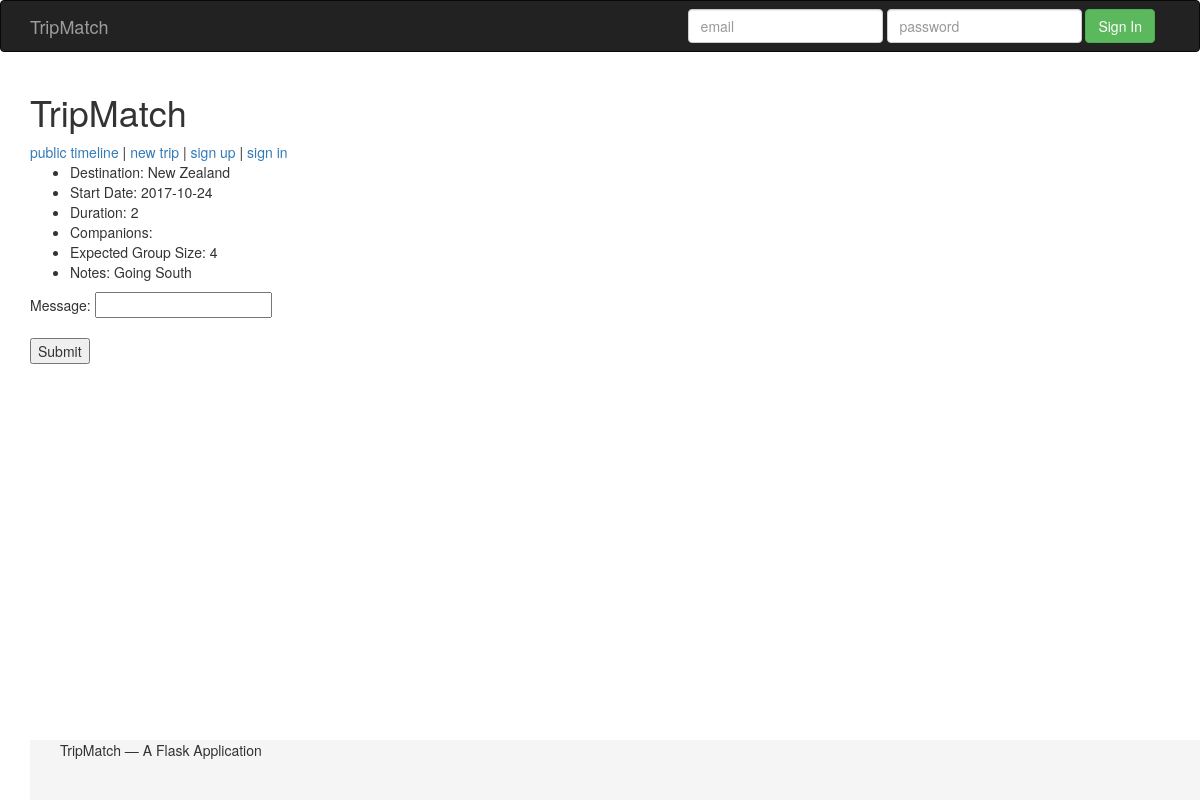
Before: /trip_detail/1 with the older database file.
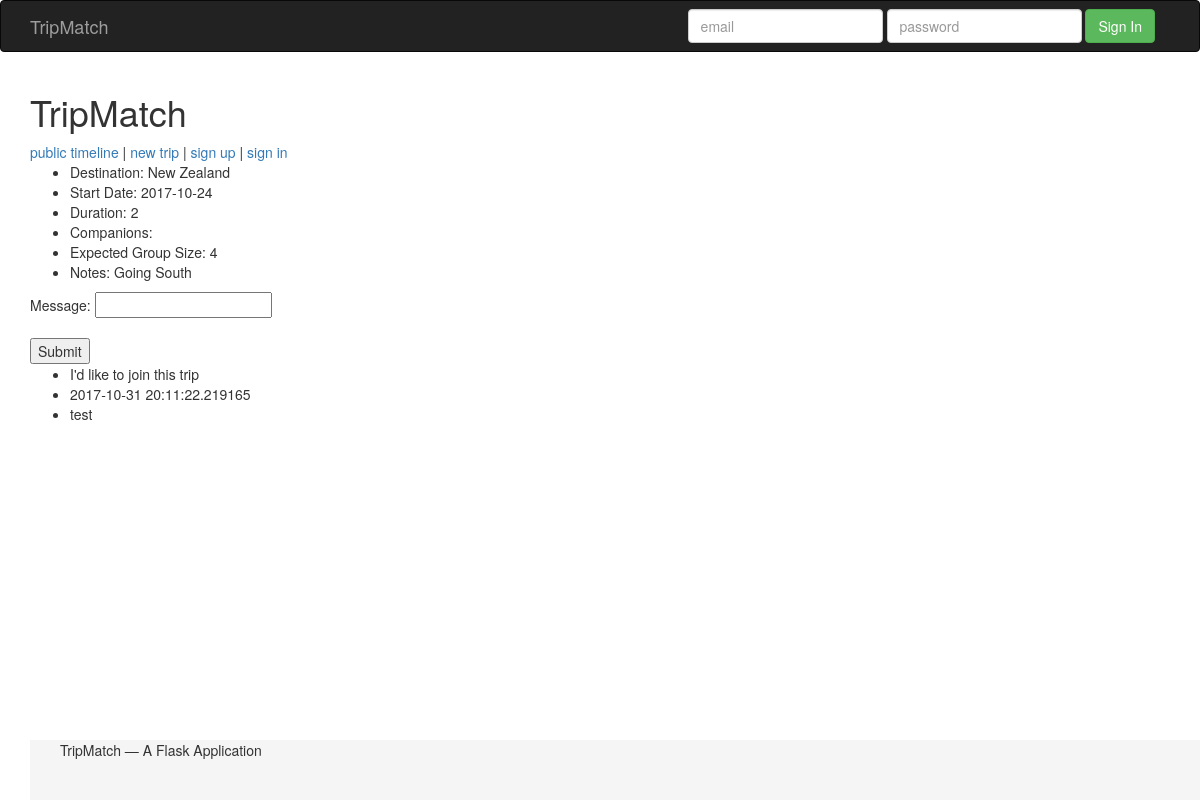
After: the same page with the newer database file.
### tripmatch/tripmatch_model.py (models this page shows, shortened)
class Destinations(Base):
    __tablename__ = 'destinations'
    id = Column(Integer, primary_key=True)
    destination = Column(String, nullable=False)
    trip_details = relationship('TripDetails', back_populates='destinations')

class TripDetails(Base):
    __tablename__ = 'trip_details'
    id = Column(Integer, primary_key=True)
    user_id = Column(Integer, ForeignKey('users.id'))
    destination_id = Column(Integer, ForeignKey('destinations.id'))
    duration = Column(String, nullable=True)
    date_start = Column(String, nullable=False)
    companions = Column(Integer, nullable=False)
    city_takeoff = Column(String, nullable=True)
    expected_group_size = Column(Integer, nullable=True)
    notes = Column(String, nullable=True)
    date_create = Column(String, nullable=False)
    users = relationship('Users', back_populates='trip_details')
    destinations = relationship('Destinations', back_populates='trip_details')
    waitinglist = relationship('Waitinglist', back_populates='trip_details')

class Waitinglist(Base):
    __tablename__ = 'waitinglist'
    id = Column(Integer, primary_key=True)
    user_id = Column(Integer, ForeignKey('users.id'))
    trip_id = Column(Integer, ForeignKey('trip_details.id'))
    text = Column(String, nullable=False)
    post_date = Column(String, nullable=False)
    users = relationship('Users', back_populates="waitinglist")
    trip_details = relationship('TripDetails', back_populates="waitinglist")

class Users(Base):
    __tablename__ = 'users'
    id = Column(Integer, primary_key=True)
    username = Column(String, nullable=False)
    email = Column(String, nullable=False)
    password = Column(String, nullable=False)
    trip_details = relationship('TripDetails', back_populates='users')
    waitinglist = relationship('Waitinglist', back_populates='users')

### tripmatch/trip_server.py (the view, shortened to what this page needs)
@app.route('/trip_detail/<int:trip_id>', methods=['GET', 'POST'])
def display_trip(trip_id):
    db_session = get_db_session()
    trip = db_session.query(TripDetails).filter_by(id=trip_id).one()
    waitinglist = db_session.query(Waitinglist).filter_by(trip_id=trip_id).all()
    return render_template('trip_details.html', trip=trip, waitinglist=waitinglist)

### tripmatch/trip_server.py (called while the page is built)
def get_db_session():
    return sessionmaker(bind=engine)()

### tripmatch/templates/trip_details.html (shortened to what this page needs)
{% extends "layout.html" %}
{% block body %}
<div id="trip-content">
    <ul>
        <li>Destination: {{trip.destinations.destination}}</li>
        <li>Start Date: {{trip.date_start}}</li>
        <li>Duration: {{trip.duration}}</li>
        <li>Companions: {{trip.companios}}</li>
        <li>Expected Group Size: {{trip.expected_group_size}}</li>
        <li>Notes: {{trip.notes}}</li>
    </ul>
</div>
<div id="join-trip">
    <form action="" method="post">
        Message: <input type="text" name="message"><br>
        <input style="display:none" type="text" name="trip_id" value="{{trip.id}}"><br>
        <input type="submit" value="Submit">
    </form>
</div>
<div id="waitinglist">
    <ul>
        {% for post in waitinglist %}
        <li>{{post.text}}</li>
        <li>{{post.post_date}}</li>
        <li>{{post.users.username}}</li>
        {% endfor %}
    </ul>
</div>
{% endblock %}

### tripmatch/templates/layout.html (shortened to what this page needs)
<!DOCTYPE html>
<html lang="zh-CN">
<head>
    <link rel="stylesheet" href="https://cdn.bootcss.com/bootstrap/3.3.7/css/bootstrap.min.css"
>
    <link rel="stylesheet" href="{{url_for('static', filename='style.css')}}">
</head>
<body>
    <nav class="navbar navbar-inverse">
        <div class="container">
            <div class="navbar-header">
                <a class="navbar-brand" href="#">TripMatch</a>
            </div>
            <div id="navbar" class="navbar-collapse">
                <form action="" class="navbar-form navbar-right">
                    <div class="form-group">
                        <input type="email" placeholder="email" class="form-control">
                    </div>
                    <div class="form-group">
                        <input type="password" placeholder="password" class="form-control">
                    </div>
                    <button type="submit" class="btn btn-success">Sign In</button>
                </form>
            </div>
        </div>
    </nav>
    <div class="container">
        <div>
            <h1>TripMatch</h1>
            <div class="navigation">
                <a href="{{ url_for('public_timeline') }}">public timeline</a> |
                <a href="{{ url_for('new_trip') }}">new trip</a> |
                <a href="{{ url_for('register')  }}">sign up</a> |
                <a href="{{ url_for('login') }}">sign in</a>
            </div>
            <div class="body">
                {% block body %}{% endblock %}
            </div>
            <footer class="footer">
                <div class="container">
                    <p>TripMatch &mdash; A Flask Application</p>
                </div>
            </footer>
        </div>
    </div>
</body>
</html>

### tripmatch/static/style.css (style rules this page uses)
.footer { position: absolute; bottom: 0; width: 100%; height: 60px; background-color: #f5f5f5; }

Changed rows visible on the page:
added Waitinglist: text "I'd like to join this trip", post_date "2017-10-31 20:11:22.219165", users.username "test"
